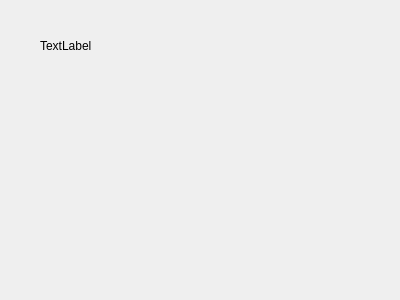
<?xml version="1.0" encoding="UTF-8"?>
<ui version="4.0">
 <class>OpenGLForm</class>
 <widget class="QWidget" name="OpenGLForm">
  <property name="geometry">
   <rect>
    <x>0</x>
    <y>0</y>
    <width>400</width>
    <height>300</height>
   </rect>
  </property>
  <property name="windowTitle">
   <string>Form</string>
  </property>
  <widget class="QLabel" name="time_fs">
   <property name="geometry">
    <rect>
     <x>40</x>
     <y>30</y>
     <width>121</width>
     <height>31</height>
    </rect>
   </property>
   <property name="text">
    <string>TextLabel</string>
   </property>
  </widget>
 </widget>
 <resources/>
 <connections/>
</ui>
